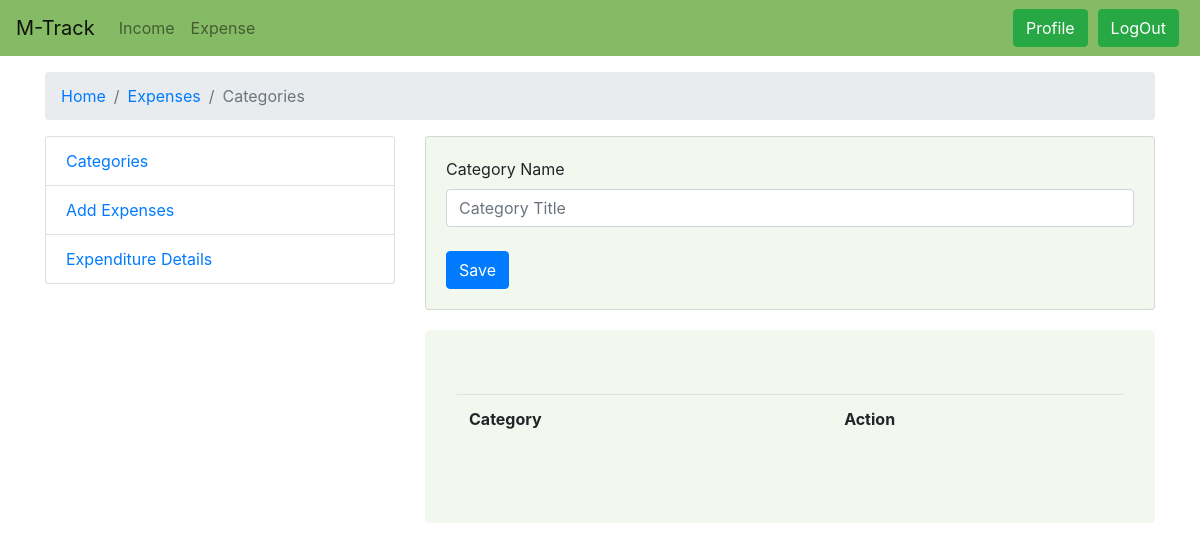
Before: /expenses/category/ (signed in) with the older database file.
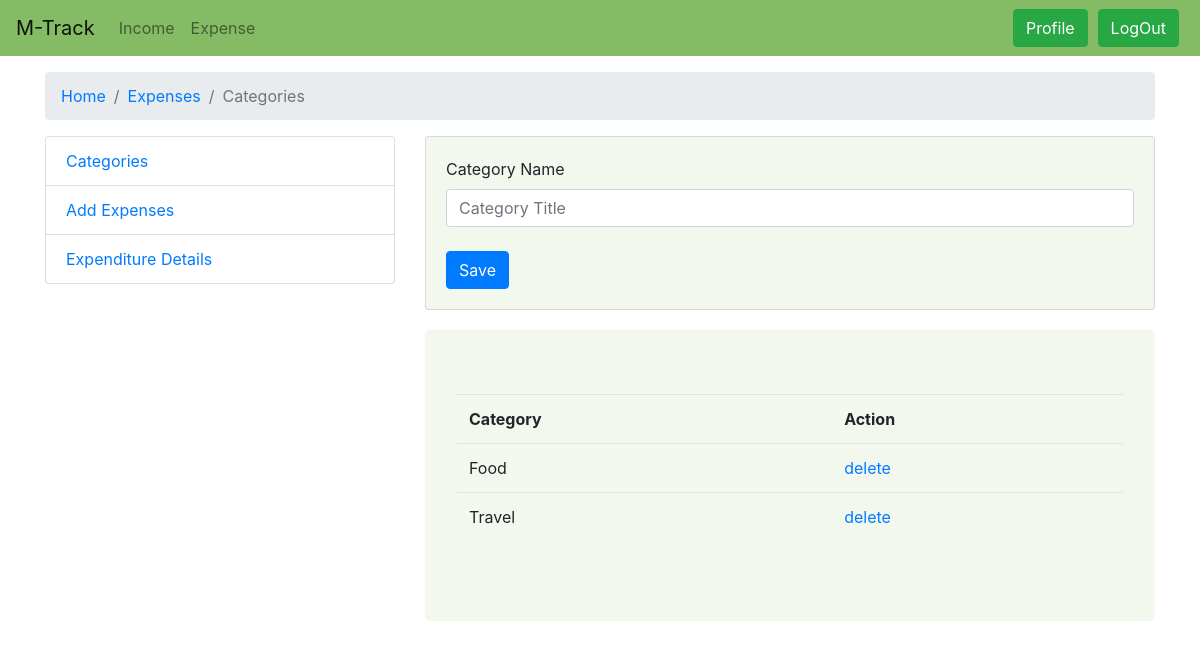
After: the same page with the newer database file.
### expenses/models.py (models this page shows, shortened)
class Category(models.Model):
    title = models.CharField(max_length=30)
    user = models.ForeignKey(User, on_delete=models.CASCADE, default=1)

### expenses/views.py (the view, shortened to what this page needs)
# urls.py: path('category/', views.exp_category, name='exp_category'),
@login_required(login_url='/auth/login/')
def exp_category(request):  # Category Page
    category = Category.objects.filter(user_id=request.user.id)
    if request.method == 'GET':
        context = {
            'data': category
        }
        return render(request, 'expenses/exp_category.html', context)

### templates/expenses/exp_category.html (shortened to what this page needs)
{% extends 'master/base.html' %}
{% block 'content' %}
<div class="container pt-3">
      <nav aria-label="breadcrumb">
        <ol class="breadcrumb">
            <li class="breadcrumb-item"><a href="{% url 'home' %}">Home</a></li>
          <li class="breadcrumb-item"><a href="{% url 'expenses_home' %}">Expenses</a></li>
          <li class="breadcrumb-item active" aria-current="page">Categories</li>
        </ol>
      </nav>
    <div class="row">
        {% include 'partials/sidebar.html' %}
        <div class="col-md-8">
            <div class="card card-body"style="background: rgba(133, 187, 101, 0.1); margin-bottom:20px;">
                    <form method="post" action="{%  url 'exp_category' %}">
                        <label>Category Name</label>
                        <input type="text" name="title" class="form-control" placeholder="Category Title">
                        <br>
                        <button type="submit" class="btn btn-primary">Save</button>
                    </form>
            </div>
<div class="jumbotron" style="background: rgba(133, 187, 101, 0.1);">
    <table class="table table-hover">
        <th>Category</th>
        <th>Action</th>
        {% for d in data %}
            <tr>
                <td>{{d.title}}</td>
                <td><a href="#" onclick="_delete('{% url 'category_delete' d.id %}')">delete</a></td>
            </tr>
        {% endfor %}
    </table>
</div>
        </div>
    </div>
</div>
{% endblock %}

### templates/master/base.html (shortened to what this page needs)
<!DOCTYPE html>
{% load static %}
<html lang="en">
<head>
    <link rel="stylesheet" href="https://maxcdn.bootstrapcdn.com/bootstrap/4.0.0/css/bootstrap.min.css">
</head>
<body>
  {% if user.is_authenticated %}
  <nav class="navbar sticky-top navbar-expand-lg navbar-light" style="background-color:#85bb65; background: rgba(133, 187, 101);">
    <a class="navbar-brand" href="{% url 'dashboard' %}">M-Track</a>
    <div class="collapse navbar-collapse" id="navbarTogglerDemo02">
      <ul class="navbar-nav mr-auto mt-2 mt-lg-0">
        <li class="nav-item">
          <a class="nav-link" href="{% url 'income_home' %}">Income <span class="sr-only">(current)</span></a>
        </li>
        <li class="nav-item">
          <a class="nav-link" href="{% url 'expenses_home' %}">Expense</a>
        </li>
      </ul>
      <a href="{% url 'profile' %}"><button class="btn btn-success my-2 my-sm-0" style="margin:5px;"  type="submit">Profile</button></a>
      <a href="{% url 'logout' %}"><button class="btn btn-success my-2 my-sm-0" style="margin:5px;" type="submit">LogOut</button></a>
    </div>
</nav>
{% endif %}
    {% block 'content' %}
    {% endblock %}
</body>
</html>

### templates/partials/sidebar.html
<div class="col-md-4" style="margin-bottom: 20px;">
            <ul class="list-group">
                <li class="list-group-item"><a href="{% url 'exp_category' %}">Categories</a></li>
                <li class="list-group-item"><a href="{% url 'exp_create' %}">Add Expenses</a></li>
                <li class="list-group-item"><a href="/expenses/">Expenditure Details</a></li>
            </ul>
</div>

Changed rows visible on the page:
added Category: title "Food"
added Category: title "Travel"
